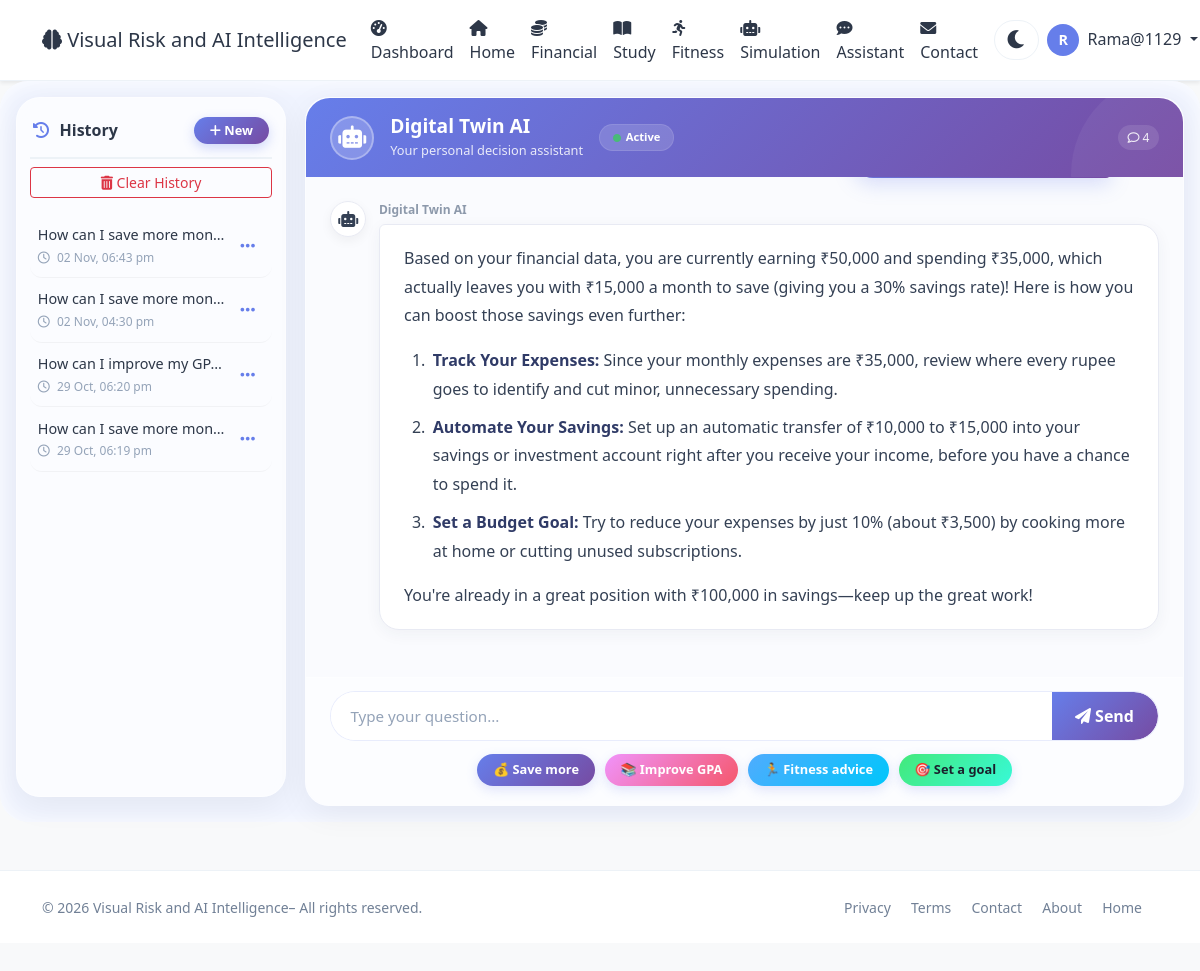
The page /user/assistant (signed in) on the database its author committed.
### app.py (models this page shows, shortened)
class User(UserMixin, db.Model):
    id = db.Column(db.Integer, primary_key=True)
    username = db.Column(db.String(80), unique=True, nullable=False)
    email = db.Column(db.String(120), unique=True, nullable=False)
    password_hash = db.Column(db.String(200), nullable=False)
    age = db.Column(db.Integer, default=25)
    occupation = db.Column(db.String(100), default='Student')
    monthly_income = db.Column(db.Float, default=50000)
    monthly_expenses = db.Column(db.Float, default=35000)
    savings = db.Column(db.Float, default=100000)
    study_hours_per_week = db.Column(db.Float, default=20)
    fitness_hours_per_week = db.Column(db.Float, default=5)
    sleep_hours_per_day = db.Column(db.Float, default=7)
    created_at = db.Column(db.DateTime, default=datetime.utcnow)
    is_admin = db.Column(db.Boolean, default=False)
    transactions = db.relationship(
        'Transaction', backref='user', lazy=True
    )
    study_logs = db.relationship(
        'StudyLog', backref='user', lazy=True
    )
    fitness_logs = db.relationship(
        'FitnessLog', backref='user', lazy=True
    )
    goals = db.relationship(
        'Goal', backref='user', lazy=True
    )

class ChatMessage(db.Model):
    id = db.Column(db.Integer, primary_key=True)
    user_id = db.Column(
        db.Integer, db.ForeignKey('user.id'), nullable=False
    )
    question = db.Column(db.Text, nullable=False)
    response = db.Column(db.Text, nullable=False)
    timestamp = db.Column(
        db.DateTime, default=datetime.utcnow
    )
    user = db.relationship('User', backref='chat_messages')

### app.py (the view, shortened to what this page needs)
@app.route('/user/assistant', methods=['GET', 'POST'])
@login_required
def user_assistant():
    if request.args.get('new'):
        session.pop('last_query', None)
        session.pop('last_response', None)
        session['hide_messages'] = True
        return redirect(url_for('user_assistant'))
    load_id = request.args.get('load')
    last_query = session.get('last_query')
    last_response = session.get('last_response')
    hide_messages = session.get('hide_messages', False)
    all_messages = ChatMessage.query.filter_by(
        user_id=current_user.id
    ).order_by(
        ChatMessage.timestamp.desc()
    ).all()
    return render_template(
        'user/assistant.html',
        user=current_user,
        last_query=last_query,
        last_response=last_response,
        all_messages=all_messages,
        hide_messages=hide_messages
    )

### app.py (called while the page is built)
@app.template_filter("markdown_to_html")
def markdown_to_html(text):
    return markdown.markdown(text or "", extensions=["nl2br"])

@app.context_processor
def utility_processor():
    return dict(datetime=datetime)

@login_manager.user_loader
def load_user(user_id):
    return User.query.get(int(user_id))

### Templates/user/assistant.html (shortened to what this page needs)
{% extends "base.html" %}
{% block content %}
<div class="assistant-wrapper">
    <div class="assistant-container">
        <div class="history-sidebar">
            <h6>
                <span>
                    <i class="fas fa-history"></i> History
                </span>
                <a href="{{ url_for('user_assistant', new=True) }}"
                   class="btn-new-chat">
                    <i class="fas fa-plus"></i> New
                </a>
            </h6>
            <form method="POST"
                  action="{{ url_for('clear_assistant_history') }}"
                  onsubmit="return confirm('Are you sure you want to delete all assistant history? This cannot be undone.');"
                  class="mb-3">
                <button type="submit"
                        class="btn btn-outline-danger btn-sm w-100">
                    <i class="fas fa-trash-alt"></i> Clear History
                </button>
            </form>
            {% if all_messages %}
                {% for msg in all_messages %}
                <div class="history-item">
                    <div class="history-item-content"
                         role="link"
                         tabindex="0"
                         onclick="location.href='{{ url_for('user_assistant', load=msg.id) }}'"
                         onkeydown="if (event.key === 'Enter' || event.key === ' ') { event.preventDefault(); location.href='{{ url_for('user_assistant', load=msg.id) }}'; }">
                        <div class="question">
                            {{ msg.question }}
                        </div>
                        <div class="timestamp">
                            <i class="far fa-clock me-1"></i>
                            <time class="history-time"
                                  data-utc="{{ msg.timestamp.strftime('%Y-%m-%dT%H:%M:%S') }}Z">
                            </time>
                        </div>
                    </div>
                    <div class="history-menu">
                        <button type="button"
                                class="history-menu-button"
                                onclick="toggleHistoryMenu(event, 'history-menu-{{ msg.id }}')"
                                aria-label="Conversation options"
                                aria-haspopup="true"
                                aria-expanded="false">
                            <i class="fas fa-ellipsis-h"></i>
                        </button>
                    </div>
                </div>
                {% endfor %}
            {% else %}
                <div class="text-muted text-center py-3"
                     style="font-size:0.85rem;">
                    <i class="fas fa-inbox fa-2x d-block mb-2 opacity-25"></i>
                    No conversations yet.<br>Start chatting!
                </div>
            {% endif %}
        </div>
        <div class="chat-area" id="chatArea">
            <div class="chat-header">
                <div class="avatar">
                    <i class="fas fa-robot"></i>
                </div>
                <div class="info">
                    <h5>Digital Twin AI</h5>
                    <small>Your personal decision assistant</small>
                </div>
                <div class="badge-status">
                    <i class="fas fa-circle"></i> Active
                </div>
                <div class="chat-stats">
                    <span>
                        <i class="far fa-comment"></i>
                        {{ all_messages|length }}
                    </span>
                </div>
            </div>
            <div class="chat-body" id="chatBody">
                {% if all_messages|length == 0 %}
                    <div class="empty-state">
                        <i class="fas fa-comment-dots"></i>
                        <h5>Start a conversation</h5>
                        <p>Ask me about finances, studies, fitness, or life goals.</p>
                    </div>
                {% else %}
                    {% for msg in all_messages|sort(attribute='timestamp') %}
                        <div class="chat-message user">
                            <div style="min-width:0;">
                                <div class="bubble">{{ msg.question }}</div>
                            </div>
                        </div>
                        <div class="chat-message assistant">
                            <div class="avatar-small">
                                <i class="fas fa-robot"></i>
                            </div>
                            <div style="min-width:0; flex:1;">
                                <div class="username-label">
                                    Digital Twin AI
                                </div>
                                <div class="bubble">
                                    {{ msg.response|markdown_to_html|safe }}
                                </div>
                            </div>
                        </div>
                    {% endfor %}
                {% endif %}
            </div>
            <div class="chat-input">
                <form method="POST" id="chatForm">
                    <div class="input-group">
                        <input type="text"
                               name="query"
                               id="queryInput"
                               class="form-control"
                               placeholder="Type your question..."
                               autocomplete="off"
                               required>
                        <button type="submit"
                                class="btn-send"
                                id="sendButton">
                            <i class="fas fa-paper-plane"></i> Send
                        </button>
                    </div>
                </form>
                <div class="quick-actions">
                    <button type="button"
                            class="btn-outline"
                            onclick="fillAndSubmit('How can I save more money?')">
                        💰 Save more
                    </button>
                    <button type="button"
                            class="btn-outline"
                            onclick="fillAndSubmit('How can I improve my GPA?')">
                        📚 Improve GPA
                    </button>
                    <button type="button"
                            class="btn-outline"
                            onclick="fillAndSubmit('Give me fitness advice')">
                        🏃 Fitness advice
                    </button>
                    <button type="button"
                            class="btn-outline"
                            onclick="fillAndSubmit('Set a goal for me')">
                        🎯 Set a goal
                    </button>
                </div>
            </div>
        </div>
    </div>
</div>
{% endblock %}

### Templates/base.html (shortened to what this page needs)
<!DOCTYPE html>
<html lang="en" data-theme="light">
<head>
    <link href="https://cdn.jsdelivr.net/npm/bootstrap@5.3.0/dist/css/bootstrap.min.css" rel="stylesheet">
    <link rel="stylesheet" href="https://cdnjs.cloudflare.com/ajax/libs/font-awesome/6.0.0/css/all.min.css">
</head>
<body>
    <nav class="navbar navbar-expand-lg navbar-light bg-white shadow-sm">
        <div class="container">
            <a class="navbar-brand" href="{{ url_for('index') }}">
                <i class="fas fa-brain"></i> Visual Risk and AI Intelligence
            </a>
            <div class="collapse navbar-collapse" id="navbarNav">
                <ul class="navbar-nav ms-auto align-items-lg-center">
                    {% if current_user.is_authenticated %}
                        <li class="nav-item">
                            <a class="nav-link" href="{{ url_for('user_dashboard') }}">
                                <i class="fas fa-tachometer-alt me-1"></i>Dashboard
                            </a>
                        </li>
                    <li class="nav-item">
                            <a class="nav-link" href="{{ url_for('index') }}">
                                <i class="fas fa-home"></i>Home
                            </a>
                        </li>
                        <li class="nav-item">
                            <a class="nav-link" href="{{ url_for('user_financial') }}">
                                <i class="fas fa-coins me-1"></i>Financial
                            </a>
                        </li>
                        <li class="nav-item">
                            <a class="nav-link" href="{{ url_for('user_study') }}">
                                <i class="fas fa-book-open me-1"></i>Study
                            </a>
                        </li>
                        <li class="nav-item">
                            <a class="nav-link" href="{{ url_for('user_fitness') }}">
                                <i class="fas fa-running me-1"></i>Fitness
                            </a>
                        </li>
                        <li class="nav-item">
                            <a class="nav-link" href="{{ url_for('user_simulation') }}">
                                <i class="fas fa-robot me-1"></i>Simulation
                            </a>
                        </li>
                        <li class="nav-item">
                            <a class="nav-link" href="{{ url_for('user_assistant') }}">
                                <i class="fas fa-comment-dots me-1"></i>Assistant
                            </a>
                        </li>
                    <li class="nav-item">
    <a class="nav-link" href="{{ url_for('contact') }}">
        <i class="fas fa-envelope me-1"></i>Contact
    </a>
</li>
                        <li class="nav-item">
                            <button class="theme-toggle" id="themeToggle" aria-label="Toggle theme">
                                <i class="fas fa-moon"></i>
                            </button>
                        </li>
                        <li class="nav-item dropdown">
                            <a class="nav-link dropdown-toggle" href="#" id="userDropdown" role="button" data-bs-toggle="dropdown">
                                <span class="user-avatar">{{ current_user.username[0]|upper }}</span>
                                <span class="ms-1">{{ current_user.username }}</span>
                            </a>
                        </li>
                    {% endif %}
                </ul>
            </div>
        </div>
    </nav>
    {% block content %}{% endblock %}
    <footer class="mt-5 py-4 bg-light border-top">
        <div class="container">
            <div class="row align-items-center">
                <div class="col-md-6 text-center text-md-start">
                    <span class="text-muted small">© 2026 Visual Risk and AI Intelligence– All rights reserved.</span>
                </div>
                <div class="col-md-6 text-center text-md-end">
                    <a href="{{ url_for('privacy') }}" class="text-muted text-decoration-none me-3 small">Privacy</a>
                    <a href="{{ url_for('terms') }}" class="text-muted text-decoration-none me-3 small">Terms</a>
                    <a href="{{ url_for('contact') }}" class="text-muted text-decoration-none me-3 small">Contact</a>
                    <a href="{{ url_for('about') }}" class="text-muted text-decoration-none me-3 small">About</a>
                    <a href="{{ url_for('index') }}" class="text-muted text-decoration-none me-3 small">Home</a>
                </div>
            </div>
        </div>
    </footer>
</body>
</html>

### Templates/base.html (style rules this page uses)
:root { --bg-body: #f8f9fa; --bg-navbar: #ffffff; --bg-card: #ffffff; --text-primary: #2d3748; --text-muted: #718096; --border-color: #edf2f7; --shadow: 0 4px 20px rgba(0,0,0,0.06); --glass-bg: rgba(255,255,255,0.6); --glass-border: rgba(255,255,255,0.25); --accent: #667eea; --accent-gradient: linear-gradient(135deg, #667eea, #764ba2); --bg-input: #ffffff; --bg-light: #f7fafc; --bg-wrapper: #f0f4ff; --bg-hero: linear-gradient(135deg, #667eea 0%, #764ba2 100%); --dropdown-bg: #ffffff; --dropdown-text: #2d3748; --btn-bg: #667eea; --btn-hover: #5a6fd6; --badge-bg: #edf2f7; --badge-text: #4a5568; --progress-bg: #edf2f7; --progress-fill: linear-gradient(90deg, #667eea, #764ba2); }
body { background: var(--bg-body) !important; color: var(--text-primary) !important; font-family: 'Segoe UI', Tahoma, Geneva, Verdana, sans-serif; transition: background 0.3s, color 0.3s; }
.navbar { background: var(--bg-navbar) !important; border-bottom: 1px solid var(--border-color); }
.navbar-brand, .nav-link { color: var(--text-primary) !important; }
.bg-light, .bg-white { background: var(--bg-card) !important; }
.text-muted { color: var(--text-muted) !important; }
.form-control, .form-select { background: var(--bg-input) !important; color: var(--text-primary) !important; border-color: var(--border-color) !important; }
.dashboard-wrapper, .finance-wrapper, .study-wrapper, .fitness-wrapper, .assistant-wrapper, .sim-wrapper, .users-wrapper, .detail-wrapper, .about-wrapper, .privacy-wrapper, .terms-wrapper, .contact-wrapper { background: var(--bg-wrapper) !important; }
.border-top, .border-bottom { border-color: var(--border-color) !important; }
.theme-toggle { background: transparent; border: none; font-size: 1.3rem; color: var(--text-primary); cursor: pointer; transition: transform 0.3s; padding: 0.2rem 0.7rem; border-radius: 30px; background: var(--bg-input); margin-left: 0.5rem; border: 1px solid var(--border-color); }
.user-avatar { width: 32px; height: 32px; border-radius: 50%; background: var(--accent); color: white; display: inline-flex; align-items: center; justify-content: center; font-weight: 600; font-size: 0.9rem; }

### rows shown on the page
User: username "R", username "Rama@1129"
ChatMessage: question "How can I save more mon…", response "Based on your financial data, you are currently earning ₹50,000 and spending ₹35,000, which actually leaves you with ₹15,000 a month to save (giving you a 30% savings rate)! Here is how you can boost those savings even further: Track Your Expenses: Since your monthly expenses are ₹35,000, review where every rupee goes to identify and cut minor, unnecessary spending. Automate Your Savings: Set up an automatic transfer of ₹10,000 to ₹15,000 into your savings or investment account right after you receive your income, before you have a chance to spend it. Set a Budget Goal: Try to reduce your expenses by just 10% (about ₹3,500) by cooking more at home or cutting unused subscriptions. You're…"
ChatMessage: question "How can I save more mon…"
ChatMessage: question "How can I improve my GPA?"
ChatMessage: question "How can I save more mon…"

### other values the page prints
{{ all_messages|length }} "4"
